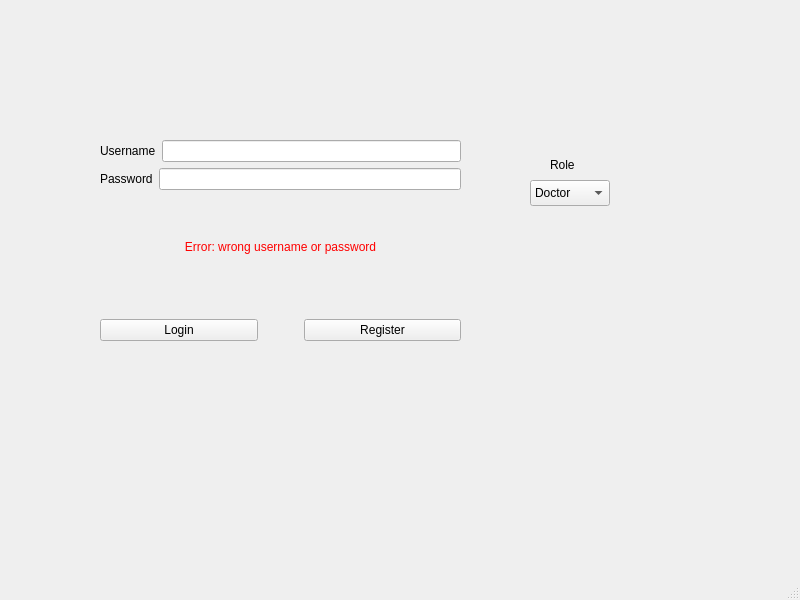
<?xml version="1.0" encoding="UTF-8"?>
<ui version="4.0">
 <class>MainWindow</class>
 <widget class="QMainWindow" name="MainWindow">
  <property name="geometry">
   <rect>
    <x>0</x>
    <y>0</y>
    <width>800</width>
    <height>600</height>
   </rect>
  </property>
  <property name="windowTitle">
   <string>MainWindow</string>
  </property>
  <widget class="QWidget" name="centralwidget">
   <widget class="QWidget" name="layoutWidget">
    <property name="geometry">
     <rect>
      <x>100</x>
      <y>140</y>
      <width>361</width>
      <height>201</height>
     </rect>
    </property>
    <layout class="QVBoxLayout" name="verticalLayout_2">
     <item>
      <layout class="QHBoxLayout" name="horizontalLayout">
       <item>
        <widget class="QLabel" name="label_username">
         <property name="text">
          <string>Username</string>
         </property>
        </widget>
       </item>
       <item>
        <widget class="QLineEdit" name="lineEdit_username"/>
       </item>
      </layout>
     </item>
     <item>
      <layout class="QHBoxLayout" name="horizontalLayout_2">
       <item>
        <widget class="QLabel" name="label_password">
         <property name="text">
          <string>Password</string>
         </property>
        </widget>
       </item>
       <item>
        <widget class="QLineEdit" name="lineEdit_password">
         <property name="text">
          <string/>
         </property>
         <property name="echoMode">
          <enum>QLineEdit::Password</enum>
         </property>
        </widget>
       </item>
      </layout>
     </item>
     <item>
      <layout class="QVBoxLayout" name="verticalLayout">
       <item>
        <widget class="QLabel" name="label_error">
         <property name="text">
          <string>&lt;html&gt;&lt;head/&gt;&lt;body&gt;&lt;p align=&quot;center&quot;&gt;&lt;span style=&quot; color:#ff0000;&quot;&gt;Error: wrong username or password&lt;br/&gt;&lt;/span&gt;&lt;/p&gt;&lt;/body&gt;&lt;/html&gt;</string>
         </property>
        </widget>
       </item>
       <item>
        <layout class="QHBoxLayout" name="horizontalLayout_3">
         <item>
          <widget class="QPushButton" name="Login_button">
           <property name="text">
            <string>Login</string>
           </property>
          </widget>
         </item>
         <item>
          <spacer name="spacer">
           <property name="orientation">
            <enum>Qt::Horizontal</enum>
           </property>
           <property name="sizeType">
            <enum>QSizePolicy::Minimum</enum>
           </property>
           <property name="sizeHint" stdset="0">
            <size>
             <width>40</width>
             <height>20</height>
            </size>
           </property>
          </spacer>
         </item>
         <item>
          <widget class="QPushButton" name="Register_button">
           <property name="text">
            <string>Register</string>
           </property>
          </widget>
         </item>
        </layout>
       </item>
      </layout>
     </item>
    </layout>
   </widget>
   <widget class="QComboBox" name="Role">
    <property name="geometry">
     <rect>
      <x>530</x>
      <y>180</y>
      <width>80</width>
      <height>26</height>
     </rect>
    </property>
    <item>
     <property name="text">
      <string>Doctor</string>
     </property>
    </item>
    <item>
     <property name="text">
      <string>Patient</string>
     </property>
    </item>
    <item>
     <property name="text">
      <string>Nurse</string>
     </property>
    </item>
    <item>
     <property name="text">
      <string>Admin</string>
     </property>
    </item>
   </widget>
   <widget class="QLabel" name="RoleLabel">
    <property name="geometry">
     <rect>
      <x>550</x>
      <y>140</y>
      <width>61</width>
      <height>50</height>
     </rect>
    </property>
    <property name="text">
     <string>Role</string>
    </property>
   </widget>
  </widget>
  <widget class="QMenuBar" name="menubar">
   <property name="geometry">
    <rect>
     <x>0</x>
     <y>0</y>
     <width>800</width>
     <height>26</height>
    </rect>
   </property>
  </widget>
  <widget class="QStatusBar" name="statusbar"/>
 </widget>
 <resources/>
 <connections/>
</ui>
